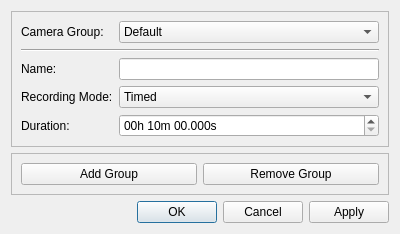
<?xml version="1.0" encoding="UTF-8"?>
<ui version="4.0">
 <class>RecordingConfigurationDialog</class>
 <widget class="QDialog" name="RecordingConfigurationDialog">
  <property name="geometry">
   <rect>
    <x>0</x>
    <y>0</y>
    <width>400</width>
    <height>200</height>
   </rect>
  </property>
  <property name="sizePolicy">
   <sizepolicy hsizetype="Fixed" vsizetype="Fixed">
    <horstretch>0</horstretch>
    <verstretch>0</verstretch>
   </sizepolicy>
  </property>
  <property name="minimumSize">
   <size>
    <width>400</width>
    <height>200</height>
   </size>
  </property>
  <property name="maximumSize">
   <size>
    <width>400</width>
    <height>200</height>
   </size>
  </property>
  <property name="windowTitle">
   <string>Configure Recording</string>
  </property>
  <property name="modal">
   <bool>false</bool>
  </property>
  <layout class="QVBoxLayout" name="verticalLayout">
   <property name="sizeConstraint">
    <enum>QLayout::SetMinAndMaxSize</enum>
   </property>
   <item>
    <widget class="QFrame" name="frame">
     <property name="frameShape">
      <enum>QFrame::StyledPanel</enum>
     </property>
     <property name="frameShadow">
      <enum>QFrame::Raised</enum>
     </property>
     <layout class="QFormLayout" name="formLayout">
      <item row="0" column="0">
       <widget class="QLabel" name="label">
        <property name="text">
         <string>Camera Group:</string>
        </property>
       </widget>
      </item>
      <item row="0" column="1">
       <widget class="QComboBox" name="dpd_recording">
        <item>
         <property name="text">
          <string>Default</string>
         </property>
        </item>
       </widget>
      </item>
      <item row="1" column="0" colspan="2">
       <widget class="Line" name="line">
        <property name="orientation">
         <enum>Qt::Horizontal</enum>
        </property>
       </widget>
      </item>
      <item row="3" column="0">
       <widget class="QLabel" name="label_3">
        <property name="text">
         <string>Name:</string>
        </property>
       </widget>
      </item>
      <item row="3" column="1">
       <widget class="QLineEdit" name="txt_recording_name"/>
      </item>
      <item row="4" column="0">
       <widget class="QLabel" name="label_2">
        <property name="text">
         <string>Recording Mode:</string>
        </property>
       </widget>
      </item>
      <item row="4" column="1">
       <widget class="QComboBox" name="dpd_recording_mode">
        <item>
         <property name="text">
          <string>Timed</string>
         </property>
        </item>
        <item>
         <property name="text">
          <string>Manual</string>
         </property>
        </item>
       </widget>
      </item>
      <item row="5" column="0">
       <widget class="QLabel" name="lbl_tme_duration">
        <property name="text">
         <string>Duration:</string>
        </property>
       </widget>
      </item>
      <item row="5" column="1">
       <widget class="QTimeEdit" name="tme_duration">
        <property name="inputMethodHints">
         <set>Qt::ImhPreferNumbers|Qt::ImhTime</set>
        </property>
        <property name="displayFormat">
         <string>HH'h' mm'm' ss.zzz's'</string>
        </property>
        <property name="timeSpec">
         <enum>Qt::LocalTime</enum>
        </property>
        <property name="time">
         <time>
          <hour>0</hour>
          <minute>10</minute>
          <second>0</second>
         </time>
        </property>
       </widget>
      </item>
     </layout>
    </widget>
   </item>
   <item>
    <widget class="QFrame" name="frame_3">
     <property name="sizePolicy">
      <sizepolicy hsizetype="Preferred" vsizetype="Maximum">
       <horstretch>0</horstretch>
       <verstretch>0</verstretch>
      </sizepolicy>
     </property>
     <property name="frameShape">
      <enum>QFrame::StyledPanel</enum>
     </property>
     <property name="frameShadow">
      <enum>QFrame::Raised</enum>
     </property>
     <layout class="QHBoxLayout" name="horizontalLayout_2">
      <item>
       <widget class="QPushButton" name="btn_add_recording">
        <property name="text">
         <string>Add Group</string>
        </property>
       </widget>
      </item>
      <item>
       <widget class="QPushButton" name="btn_remove_recording">
        <property name="text">
         <string>Remove Group</string>
        </property>
       </widget>
      </item>
     </layout>
    </widget>
   </item>
   <item>
    <widget class="QDialogButtonBox" name="btnbox_buttons">
     <property name="orientation">
      <enum>Qt::Horizontal</enum>
     </property>
     <property name="standardButtons">
      <set>QDialogButtonBox::Apply|QDialogButtonBox::Cancel|QDialogButtonBox::Ok</set>
     </property>
    </widget>
   </item>
  </layout>
 </widget>
 <resources/>
 <connections>
  <connection>
   <sender>btnbox_buttons</sender>
   <signal>accepted()</signal>
   <receiver>RecordingConfigurationDialog</receiver>
   <slot>accept()</slot>
   <hints>
    <hint type="sourcelabel">
     <x>248</x>
     <y>254</y>
    </hint>
    <hint type="destinationlabel">
     <x>157</x>
     <y>274</y>
    </hint>
   </hints>
  </connection>
  <connection>
   <sender>btnbox_buttons</sender>
   <signal>rejected()</signal>
   <receiver>RecordingConfigurationDialog</receiver>
   <slot>reject()</slot>
   <hints>
    <hint type="sourcelabel">
     <x>316</x>
     <y>260</y>
    </hint>
    <hint type="destinationlabel">
     <x>286</x>
     <y>274</y>
    </hint>
   </hints>
  </connection>
 </connections>
</ui>
